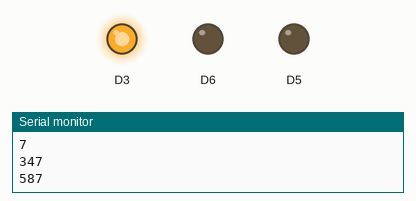
Recording of a sketch running on a simulated ESP8266 (NodeMCU). On the bench: output pins drawn as LEDs (lit = HIGH), the last lines printed to the serial monitor. Random numbers use the default seed unless the sketch sets one.

Above: at 0.1 s.
At 20.1 s:
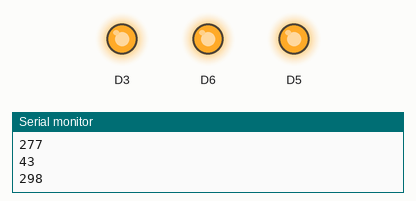
At 35.1 s:
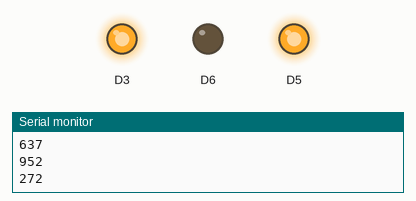
Timing chart, 0 to 36.6 s (numbered marks = the images above):
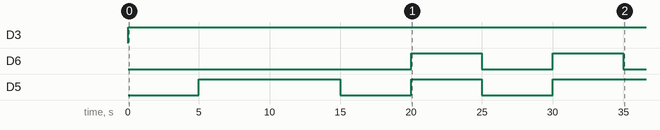

Measured:
- by itself, D3: LOW → HIGH at 0.00 s
- by itself, D6: LOW → HIGH at 20.0 s, → LOW 5.0 s later, → HIGH 5.0 s later, → LOW 5.0 s later, … (4 changes in this stretch)
- by itself, D5: goes HIGH 10.0 s, LOW 5.0 s, HIGH 5.0 s, LOW 5.0 s, then HIGH

The sketch:

Getallen.ino
```cpp
void setup(){
  Serial.begin(115200);
  pinMode(D3, OUTPUT);
  pinMode(D5, OUTPUT);
  pinMode(D6, OUTPUT);
}

void loop(){
  int A = random(999);
  String AalsString = String(A);
  Serial.println(A);
  int B = random(999);
  String BalsString = String(B);
  Serial.println(B);
  int C = random(999);
  String CalsString =  String(C);
  Serial.println(C);
  int D = random(999);
  String DalsString = String(D);
  Serial.println(D);
  digitalWrite(D3, LOW);
  digitalWrite(D5, LOW);
  digitalWrite(D6, LOW);

  if(A > B || A < C)
  {
    digitalWrite(D3, HIGH);
  }
  if(C > A && A < B)
  {
   digitalWrite(D5, HIGH);
  }
  if(B > C && B > A && C < A)
  {
    digitalWrite(D6, HIGH);
  }
  if(D > A && D > B && D > C)
  {
    digitalWrite(D3, HIGH);
    digitalWrite(D5, HIGH);

    digitalWrite(D6, HIGH);

  }
  delay(5000);
  }
```
